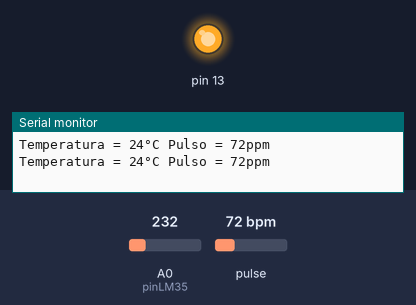
This sketch was run on a simulated Arduino Uno, built with avr-gcc and run on an emulated ATmega328P. Shown: output pins drawn as LEDs (lit = HIGH), the last lines printed to the serial monitor. Dashed ring = blinking. Inputs (shaded band) come from the test bench; at power-on: pulse 72 bpm, A0 (pinLM35) = 232.

Above: at 1.2 s.
1.3 s: pulse set to 61 bpm
3.2 s: pulse set to 57 bpm
At 4.4 s:
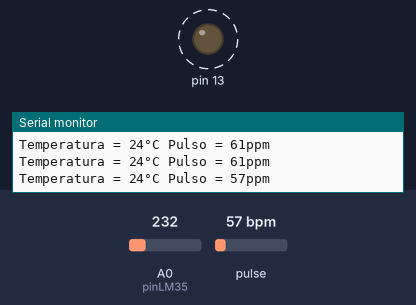
7.3 s: pulse set to 70 bpm
At 7.9 s:
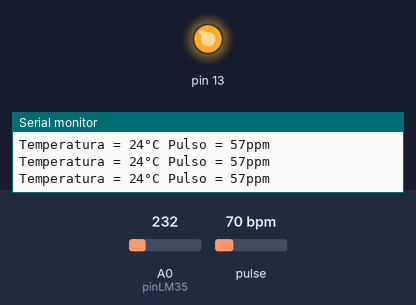
8.8 s: pulse set to 42 bpm
At 11.0 s:
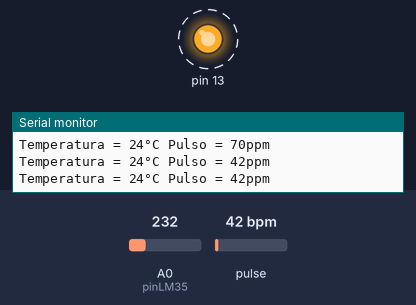
Timing chart, 0 to 13.9 s (numbered marks = the images above; inputs shaded):
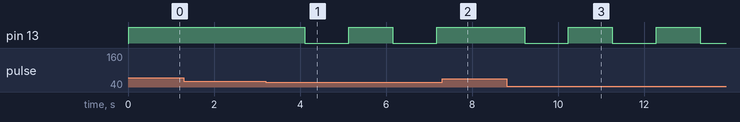

The sketch:

Arduinopart.ino
```cpp
#define USE_ARDUINO_INTERRUPTS true
#include <PulseSensorPlayground.h>
#include<SoftwareSerial.h>
SoftwareSerial SUART(5, 6); //SRX=Dpin-2; STX-DPin-3
//-------------------------
float tempC; // Variable para almacenar el valor obtenido del sensor (0 a 1023)
int pinLM35 = 0;
//--------------------------------------------
//Variables para hacer uso del sensor de pulso
float pulso;
const int OUTPUT_TYPE = SERIAL_PLOTTER;

const int PULSE_INPUT = A1;
const int PULSE_BLINK = 13;    // Pin 13 is the on-board LED
const int PULSE_FADE = 5;
const int THRESHOLD = 507;   // Adjust this number to avoid noise when idle

PulseSensorPlayground pulseSensor;

void setup()
{
  analogReference(INTERNAL);

  Serial.begin(115200); //enable Serial Monitor
  SUART.begin(115200); //enable SUART Port


  pulseSensor.analogInput(PULSE_INPUT);
  pulseSensor.blinkOnPulse(PULSE_BLINK);
  pulseSensor.fadeOnPulse(PULSE_FADE);

  pulseSensor.setSerial(Serial);
  pulseSensor.setOutputType(OUTPUT_TYPE);
  pulseSensor.setThreshold(THRESHOLD);

  if (!pulseSensor.begin()) {
  }
}


void loop()
{
  delay(20);

  pulseSensor.outputSample();
  if (pulseSensor.sawStartOfBeat()) {
  pulseSensor.outputBeat();
  }

  pulso=pulseSensor.getBeatsPerMinute();

  tempC = analogRead(pinLM35);
  // Calculamos la temperatura con la fórmula
  tempC = (1.1 * tempC * 100.0) / 1024.0;
  //tempC=random(40);
  //pulso=random(120);


  //

  Serial.print("Temperatura = "); Serial.print((int)tempC); Serial.print("°C ");
  Serial.print("Pulso = "); Serial.print((int)pulso); Serial.println("ppm");

  //----Send Temp and Humidity signal to NodeMCU via SUART port----
  //SUART.print('<');                   //<(start mark)
  SUART.print((int)tempC,DEC);
  SUART.print(',');                   //,(data seperator)
  SUART.print((int)pulso, DEC);
  //SUART.print('>');                   //>(end mark)
  SUART.println();

  delay(1000);
}
```

Measured:
- the behaviour switches between 59 and 58 bpm on pulse (found by bisection; images 0 and 1)
- after the input at 3.2 s, pin 13: alternates HIGH for 1.0 s and LOW for 1.0 s, starting after 0.91 s
- after the input at 7.3 s, pin 13: stays HIGH (without the input it goes to LOW after 0.90 s)
- after the input at 8.8 s, pin 13: alternates HIGH for 1.0 s and LOW for 1.0 s, starting after 0.42 s
